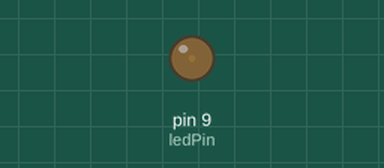
A sketch run on a simulated Arduino Uno, built with avr-gcc and run on an emulated ATmega328P. Shown: output pins drawn as LEDs (lit = HIGH).

Above: at 0.05 s.
At 1.15 s:
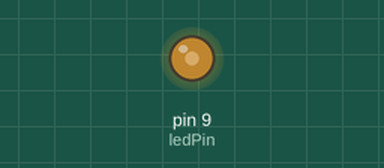
At 2.3 s:
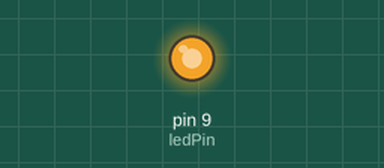
At 4.6 s:
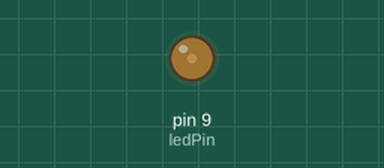
Timing chart, 0 to 6.7 s (numbered marks = the images above):
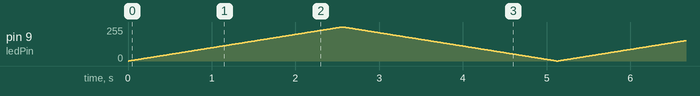

The sketch:

4__Experiment_4.ino
```cpp
// Define the pin number for the LED
const int ledPin = 9;

void setup() {
  // Set the pin mode for the LED pin as output
  pinMode(ledPin, OUTPUT);
}

void loop() {
  // Use a for loop to increase the brightness from 0 to 255
  for (int i = 0; i <= 255; i++) {
    // Use the analogWrite function to set the brightness of the LED
    analogWrite(ledPin, i);
    // Delay for a small amount of time
    delay(10);
  }

  // Use a for loop to decrease the brightness from 255 to 0
  for (int i = 255; i >= 0; i--) {
    // Use the analogWrite function to set the brightness of the LED
    analogWrite(ledPin, i);
    // Delay for a small amount of time
    delay(10);
  }
}
```
